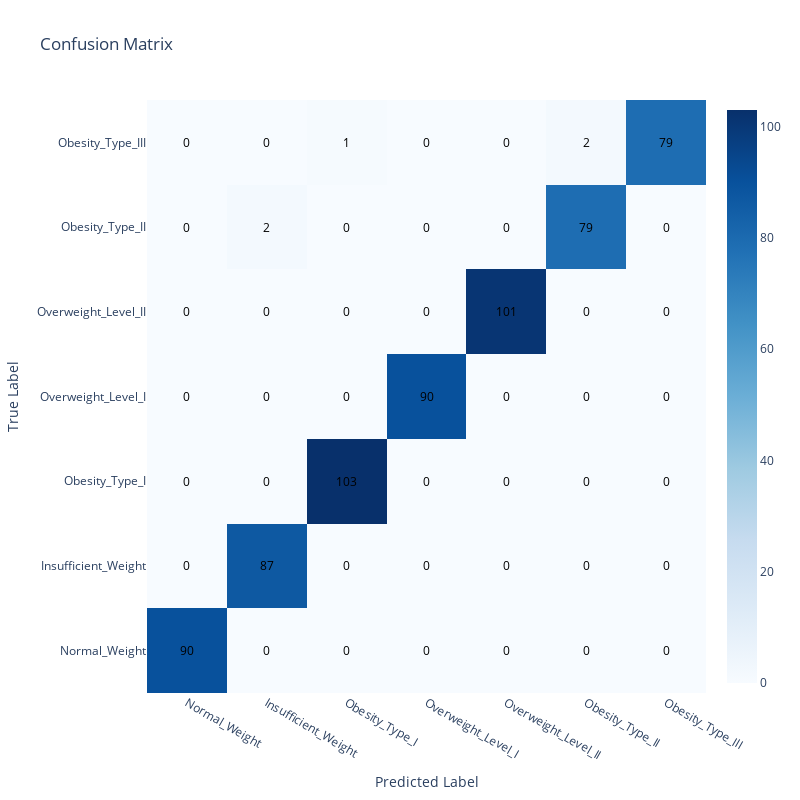

Source (notebook cell):
### Code cell
# Compute the confusion matrix
conf_matrix = confusion_matrix(y_test, y_pred)
class_names = y_train['obesity_level'].unique()
import plotly.graph_objects as go
# Creating a confusion matrix heatmap using Plotly Graph Objects with true class names
fig = go.Figure(data=go.Heatmap(
                   z=conf_matrix,
                   x=class_names,
                   y=class_names,
                   colorscale='Blues'))

# Adding annotations
for i in range(len(conf_matrix)):
    for j in range(len(conf_matrix[i])):
        fig.add_annotation(
            x=j, y=i,
            text=str(conf_matrix[i][j]),
            showarrow=False,
            font=dict(color="black", size=12)
        )

# Updating layout for better readability
fig.update_layout(
    title='Confusion Matrix',
    xaxis_title='Predicted Label',
    yaxis_title='True Label',
    width=800, height=800
)

fig.show()

### Figure 1 — Plotly figure (JSON) as saved in the notebook; plotly's stock layout.template omitted (floating-point values rounded to 4 significant figures)
{"data": [{"colorscale": [[0, "rgb(247,251,255)"], [0.125, "rgb(222,235,247)"], [0.25, "rgb(198,219,239)"], [0.375, "rgb(158,202,225)"], [0.5, "rgb(107,174,214)"], [0.625, "rgb(66,146,198)"], [0.75, "rgb(33,113,181)"], [0.875, "rgb(8,81,156)"], [1, "rgb(8,48,107)"]], "type": "heatmap", "x": ["Normal_Weight", "Insufficient_Weight", "Obesity_Type_I", "Overweight_Level_I", "Overweight_Level_II", "Obesity_Type_II", "Obesity_Type_III"], "y": ["Normal_Weight", "Insufficient_Weight", "Obesity_Type_I", "Overweight_Level_I", "Overweight_Level_II", "Obesity_Type_II", "Obesity_Type_III"], "z": [[90, 0, 0, 0, 0, 0, 0], [0, 87, 0, 0, 0, 0, 0], [0, 0, 103, 0, 0, 0, 0], [0, 0, 0, 90, 0, 0, 0], [0, 0, 0, 0, 101, 0, 0], [0, 2, 0, 0, 0, 79, 0], [0, 0, 1, 0, 0, 2, 79]]}], "layout": {"annotations": [{"font": {"color": "black", "size": 12}, "showarrow": false, "text": "90", "x": 0, "y": 0}, {"font": {"color": "black", "size": 12}, "showarrow": false, "text": "0", "x": 1, "y": 0}, {"font": {"color": "black", "size": 12}, "showarrow": false, "text": "0", "x": 2, "y": 0}, {"font": {"color": "black", "size": 12}, "showarrow": false, "text": "0", "x": 3, "y": 0}, {"font": {"color": "black", "size": 12}, "showarrow": false, "text": "0", "x": 4, "y": 0}, {"font": {"color": "black", "size": 12}, "showarrow": false, "text": "0", "x": 5, "y": 0}, {"font": {"color": "black", "size": 12}, "showarrow": false, "text": "0", "x": 6, "y": 0}, {"font": {"color": "black", "size": 12}, "showarrow": false, "text": "0", "x": 0, "y": 1}, {"font": {"color": "black", "size": 12}, "showarrow": false, "text": "87", "x": 1, "y": 1}, {"font": {"color": "black", "size": 12}, "showarrow": false, "text": "0", "x": 2, "y": 1}, {"font": {"color": "black", "size": 12}, "showarrow": false, "text": "0", "x": 3, "y": 1}, {"font": {"color": "black", "size": 12}, "showarrow": false, "text": "0", "x": 4, "y": 1}, {"font": {"color": "black", "size": 12}, "showarrow": false, "text": "0", "x": 5, "y": 1}, {"font": {"color": "black", "size": 12}, "showarrow": false, "text": "0", "x": 6, "y": 1}, {"font": {"color": "black", "size": 12}, "showarrow": false, "text": "0", "x": 0, "y": 2}, {"font": {"color": "black", "size": 12}, "showarrow": false, "text": "0", "x": 1, "y": 2}, {"font": {"color": "black", "size": 12}, "showarrow": false, "text": "103", "x": 2, "y": 2}, {"font": {"color": "black", "size": 12}, "showarrow": false, "text": "0", "x": 3, "y": 2}, {"font": {"color": "black", "size": 12}, "showarrow": false, "text": "0", "x": 4, "y": 2}, {"font": {"color": "black", "size": 12}, "showarrow": false, "text": "0", "x": 5, "y": 2}, {"font": {"color": "black", "size": 12}, "showarrow": false, "text": "0", "x": 6, "y": 2}, {"font": {"color": "black", "size": 12}, "showarrow": false, "text": "0", "x": 0, "y": 3}, {"font": {"color": "black", "size": 12}, "showarrow": false, "text": "0", "x": 1, "y": 3}, {"font": {"color": "black", "size": 12}, "showarrow": false, "text": "0", "x": 2, "y": 3}, {"font": {"color": "black", "size": 12}, "showarrow": false, "text": "90", "x": 3, "y": 3}, {"font": {"color": "black", "size": 12}, "showarrow": false, "text": "0", "x": 4, "y": 3}, {"font": {"color": "black", "size": 12}, "showarrow": false, "text": "0", "x": 5, "y": 3}, {"font": {"color": "black", "size": 12}, "showarrow": false, "text": "0", "x": 6, "y": 3}, {"font": {"color": "black", "size": 12}, "showarrow": false, "text": "0", "x": 0, "y": 4}, {"font": {"color": "black", "size": 12}, "showarrow": false, "text": "0", "x": 1, "y": 4}, {"font": {"color": "black", "size": 12}, "showarrow": false, "text": "0", "x": 2, "y": 4}, {"font": {"color": "black", "size": 12}, "showarrow": false, "text": "0", "x": 3, "y": 4}, {"font": {"color": "black", "size": 12}, "showarrow": false, "text": "101", "x": 4, "y": 4}, {"font": {"color": "black", "size": 12}, "showarrow": false, "text": "0", "x": 5, "y": 4}, {"font": {"color": "black", "size": 12}, "showarrow": false, "text": "0", "x": 6, "y": 4}, {"font": {"color": "black", "size": 12}, "showarrow": false, "text": "0", "x": 0, "y": 5}, {"font": {"color": "black", "size": 12}, "showarrow": false, "text": "2", "x": 1, "y": 5}, {"font": {"color": "black", "size": 12}, "showarrow": false, "text": "0", "x": 2, "y": 5}, {"font": {"color": "black", "size": 12}, "showarrow": false, "text": "0", "x": 3, "y": 5}, {"font": {"color": "black", "size": 12}, "showarrow": false, "text": "0", "x": 4, "y": 5}, {"font": {"color": "black", "size": 12}, "showarrow": false, "text": "79", "x": 5, "y": 5}, {"font": {"color": "black", "size": 12}, "showarrow": false, "text": "0", "x": 6, "y": 5}, {"font": {"color": "black", "size": 12}, "showarrow": false, "text": "0", "x": 0, "y": 6}, {"font": {"color": "black", "size": 12}, "showarrow": false, "text": "0", "x": 1, "y": 6}, {"font": {"color": "black", "size": 12}, "showarrow": false, "text": "1", "x": 2, "y": 6}, {"font": {"color": "black", "size": 12}, "showarrow": false, "text": "0", "x": 3, "y": 6}, {"font": {"color": "black", "size": 12}, "showarrow": false, "text": "0", "x": 4, "y": 6}, {"font": {"color": "black", "size": 12}, "showarrow": false, "text": "2", "x": 5, "y": 6}, {"font": {"color": "black", "size": 12}, "showarrow": false, "text": "79", "x": 6, "y": 6}], "height": 800, "title": {"text": "Confusion Matrix"}, "width": 800, "xaxis": {"title": {"text": "Predicted Label"}}, "yaxis": {"title": {"text": "True Label"}}}}
